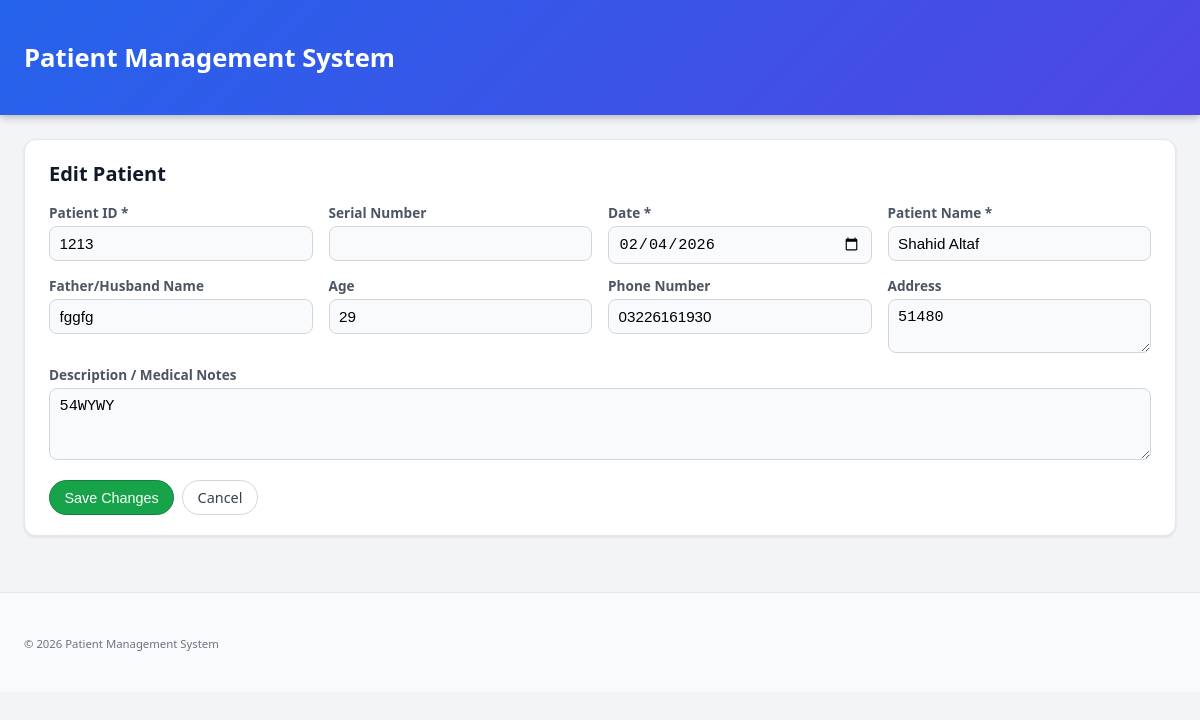
/patients/2/edit, run on the app's committed database.
### tables this page shows
CREATE TABLE patients (
            id INTEGER PRIMARY KEY AUTOINCREMENT,
            patient_id TEXT NOT NULL UNIQUE,
            serial_number TEXT,
            visit_date TEXT,
            name TEXT NOT NULL,
            father_or_husband_name TEXT,
            age INTEGER,
            phone TEXT,
            address TEXT,
            description TEXT
        );

### app.py (the view)
@app.route("/patients/<int:id>/edit", methods=["GET", "POST"])
def edit_patient(id):
    conn = get_db_connection()
    cur = conn.cursor()
    if request.method == "POST":
        return handle_update_patient(id, conn, cur)
    cur.execute("SELECT * FROM patients WHERE id = ?", (id,))
    patient = cur.fetchone()
    conn.close()
    if not patient:
        flash("Patient not found.", "error")
        return redirect(url_for("index"))
    return render_template("edit_patient.html", patient=patient)

### app.py (called while the page is built)
def get_db_connection():
    conn = sqlite3.connect(DB_PATH)
    conn.row_factory = sqlite3.Row
    return conn

### templates/edit_patient.html
{% extends "base.html" %}
{% block content %}
<section class="card">
  <h2>Edit Patient</h2>
  <form method="post" class="form-grid">
    <div class="form-field">
      <label for="patient_id_edit">Patient ID *</label>
      <input
        type="text"
        id="patient_id_edit"
        name="patient_id"
        value="{{ patient.patient_id }}"
        required
      />
    </div>
    <div class="form-field">
      <label for="serial_number_edit">Serial Number</label>
      <input
        type="text"
        id="serial_number_edit"
        name="serial_number"
        value="{{ patient.serial_number }}"
      />
    </div>
    <div class="form-field">
      <label for="visit_date_edit">Date *</label>
      <input
        type="date"
        id="visit_date_edit"
        name="visit_date"
        value="{{ patient.visit_date }}"
        required
      />
    </div>
    <div class="form-field">
      <label for="name_edit">Patient Name *</label>
      <input
        type="text"
        id="name_edit"
        name="name"
        value="{{ patient.name }}"
        required
      />
    </div>
    <div class="form-field">
      <label for="father_or_husband_name_edit">Father/Husband Name</label>
      <input
        type="text"
        id="father_or_husband_name_edit"
        name="father_or_husband_name"
        value="{{ patient.father_or_husband_name }}"
      />
    </div>
    <div class="form-field">
      <label for="age_edit">Age</label>
      <input
        type="number"
        id="age_edit"
        name="age"
        min="0"
        max="150"
        value="{{ patient.age }}"
      />
    </div>
    <div class="form-field">
      <label for="phone_edit">Phone Number</label>
      <input
        type="text"
        id="phone_edit"
        name="phone"
        value="{{ patient.phone }}"
      />
    </div>
    <div class="form-field">
      <label for="address_edit">Address</label>
      <textarea
        id="address_edit"
        name="address"
        rows="2"
      >{{ patient.address }}</textarea>
    </div>
    <div class="form-field form-field-full">
      <label for="description_edit">Description / Medical Notes</label>
      <textarea
        id="description_edit"
        name="description"
        rows="3"
      >{{ patient.description }}</textarea>
    </div>
    <div class="form-actions">
      <button type="submit" class="btn btn-success">Save Changes</button>
      <a href="{{ url_for('index') }}" class="btn btn-secondary">Cancel</a>
    </div>
  </form>
</section>
{% endblock %}

### static/styles.css (style rules this page uses)
*, *::before, *::after { box-sizing: border-box; }
body { margin: 0; font-family: system-ui, -apple-system, BlinkMacSystemFont, "Segoe UI", sans-serif; background: #f3f4f6; color: #111827; }
.card { background: #ffffff; border-radius: 0.75rem; padding: 1.25rem 1.5rem; box-shadow: 0 1px 3px rgba(15, 23, 42, 0.1); border: 1px solid #e5e7eb; }
.card h2 { margin: 0 0 1rem; font-size: 1.25rem; color: #111827; }
.form-grid { display: grid; grid-template-columns: repeat(auto-fit, minmax(220px, 1fr)); gap: 0.75rem 1rem; }
.form-field { display: flex; flex-direction: column; gap: 0.25rem; }
.form-field-full { grid-column: 1 / -1; }
label { font-size: 0.85rem; font-weight: 600; color: #4b5563; }
input[type="text"], input[type="number"], input[type="date"], textarea { padding: 0.5rem 0.6rem; border-radius: 0.5rem; border: 1px solid #d1d5db; font-size: 0.95rem; transition: border-color 0.15s ease, box-shadow 0.15s ease; background: #f9fafb; }
textarea { resize: vertical; }
.form-actions { grid-column: 1 / -1; display: flex; gap: 0.5rem; margin-top: 0.5rem; }
.btn { display: inline-flex; align-items: center; justify-content: center; padding: 0.45rem 0.9rem; border-radius: 999px; border: 1px solid transparent; font-size: 0.9rem; font-weight: 500; cursor: pointer; text-decoration: none; transition: background-color 0.15s ease, color 0.15s ease, box-shadow 0.15s ease, border-color 0.15s ease; }
.btn-secondary { background: #ffffff; color: #374151; border-color: #d1d5db; }
.btn-success { background: #16a34a; color: #ffffff; border-color: #15803d; }

### data on the page
patients: patient_id "1213", visit_date "02/04/2026", name "Shahid Altaf", father_or_husband_name "fggfg", age "29", phone "03226161930", address "51480", description "54WYWY"

### other printed values
{{ 2026 }} "2026"
